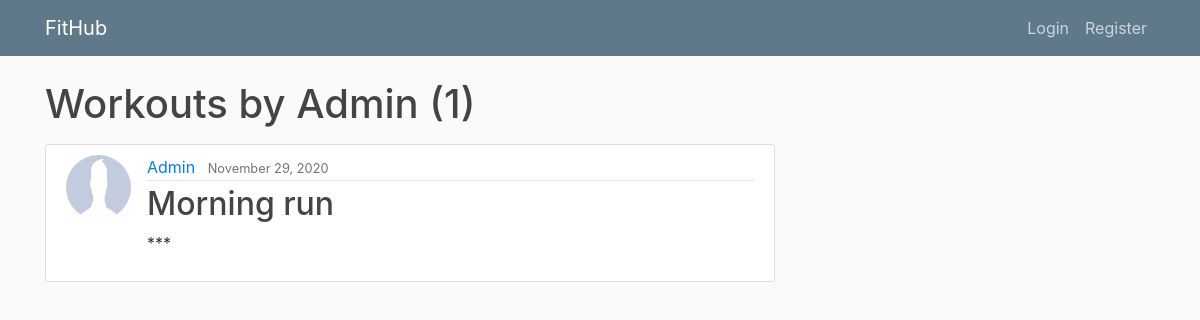
Before: /user/Admin with the older database file.
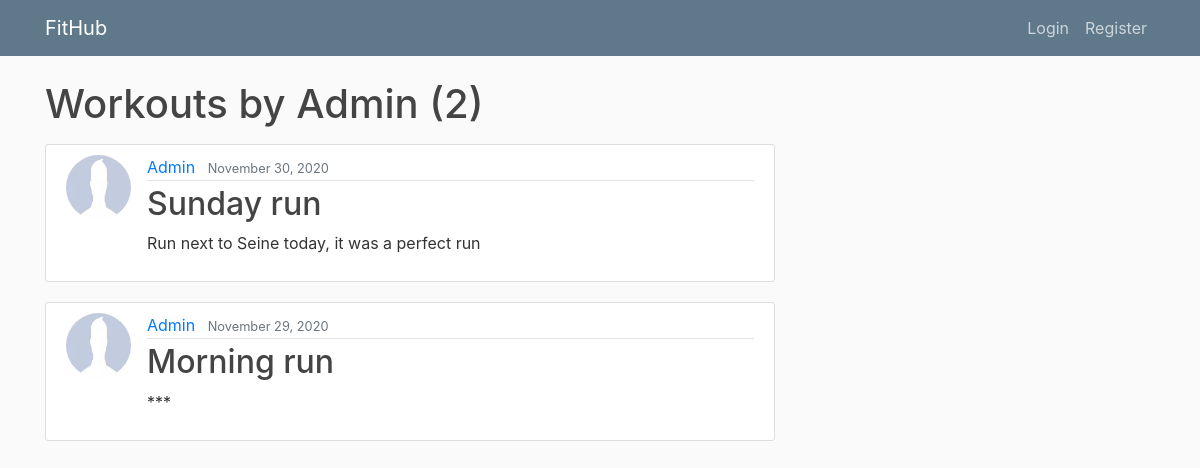
After: the same page with the newer database file.
### blog/models.py (models this page shows, shortened)
class Workout(models.Model):
    date = models.DateTimeField(default=timezone.now)
    start_time = models.DateTimeField(default=timezone.now)
    end_time = models.DateTimeField(default=timezone.now)
    title = models.CharField(max_length=75)
    description = models.TextField()
    class SportChoices(models.TextChoices):
        CYCLING = 'Cycling', _('Cycling')
        HIKING = 'Hiking', _('Hiking')
        LIFTING = 'Lifting Weights', _('Lifting Weights')
        RUNNING = 'Running', _('Running')
        SWIMMING = 'Swimming', _('Swimming')
        WALKING = 'Walking', _('Walking')
        YOGA = 'Yoga', _('Yoga')
    sport = models.CharField(
        max_length=15,
        choices=SportChoices.choices,
        default=SportChoices.RUNNING,
        blank=False
    )
    class TypeChoices(models.TextChoices):
        DISTANCE = 'Distance', _('Distance')
        INTERVAL = 'Interval', _('Interval')
        NONE = 'None', _('None')
        RACE = 'Race', _('Race')
        STRESS = 'Stress Relief', _('Stress Relief')
        TYPE_WORKOUT = 'Workout', _('Workout')
    type = models.CharField(
        max_length=15,
        choices=TypeChoices.choices,
        default=TypeChoices.NONE,
        blank=False
    )
    distance = models.DecimalField(max_digits=5, decimal_places=2)
    class MetChoices(models.TextChoices):
        EASY = 'Easy', _('Easy')
        MODERATE = 'Medium', _('Moderate')
        HARD = 'Hard', _('Hard')
    workout_intensity = models.CharField(
        max_length=10,
        choices=MetChoices.choices,
        default=MetChoices.MODERATE,
        blank=False
    )
    athlete = models.ForeignKey(User, on_delete=models.CASCADE)

### users/models.py (models this page shows, shortened)
class Profile(models.Model):
	user = models.OneToOneField(User, on_delete = models.CASCADE)
	image = models.ImageField(default='default.jpg', upload_to='profile_pics')

### blog/views.py (the view)
# urls.py: path("user/<str:username>",UserPostListView.as_view(), name="user-posts"),
class UserPostListView(ListView):
    model = Workout
    template_name = 'blog/user_posts.html'  # <app>/<model>_<viewtype>.html -> thats where it looks for by default
    context_object_name = 'workouts'
    paginate_by = 5
    def get_queryset(self):
        user = get_object_or_404(User, username=self.kwargs.get('username'))
        return Workout.objects.filter(athlete=user).order_by('-date')

### blog/templates/blog/user_posts.html (shortened to what this page needs)
{% extends "blog/base.html" %}
	{% block content %}
		<h1 class ="mb-3"> Workouts by {{ view.kwargs.username}} ({{ page_obj.paginator.count }})</h1>
	    {% for workout in workouts %}
	    	<article class="media content-section">
	    		<img class="rounded-circle article-img" src="{{workout.athlete.profile.image.url}}">
			  <div class="media-body">
			    <div class="article-metadata">
			      <a class="mr-2" href="{% url 'user-posts' workout.athlete.username %}">{{ workout.athlete }}</a>
			      <small class="text-muted">{{ workout.date | date:"F d, Y" }}</small>
			    </div>
			    <h2><a class="article-title" href="{% url 'workout-detail' workout.id%}">{{ workout.title }}</a></h2>
			    <p class="article-content">{{ workout.description }}</p>
			  </div>
			</article>
	    {% endfor %}
{% endblock content %}

Changed rows visible on the page:
added Workout: athlete.profile.image (placeholder picture), athlete "Admin", date "November 30, 2020", title "Sunday run", description "Run next to Seine today, it was a perfect run"
Other visible differences:
{{ page_obj.paginator.count }}: "1" → "2"
